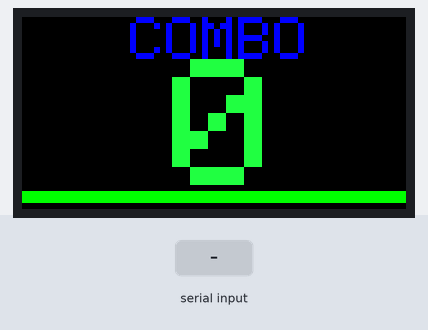
The sketch below on a simulated Arduino Uno, built with avr-gcc and run on an emulated ATmega328P. On the bench: 64×32 colour display. Inputs (shaded band) come from the test bench.

Above: at 3.2 s.
3.3 s: ";" received over Serial
At 4.5 s:
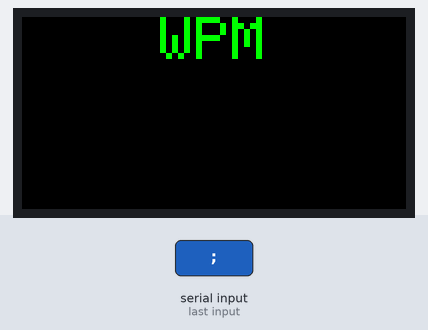
4.8 s: "e;45\n" received over Serial
At 5.9 s:
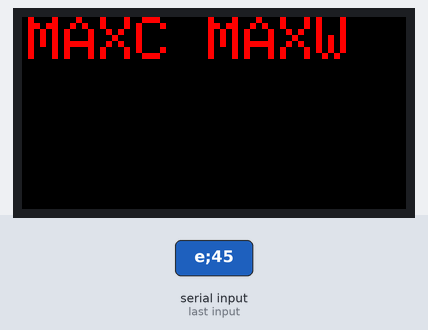
6.3 s: "90;45\n" received over Serial
At 6.9 s:
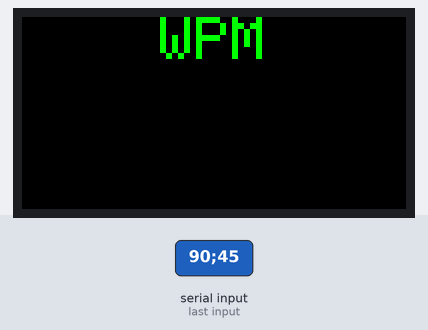
Timing chart, 0 to 9.3 s (numbered marks = the images above; inputs shaded):
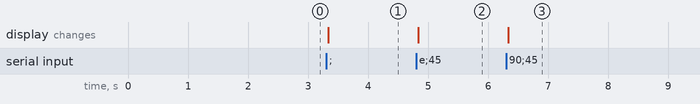

The sketch:

combodisplay.ino
```cpp
#include <RGBmatrixPanel.h>
#include <math.h>
#define CLK A4 // USE THIS ON METRO M4 (not M0)
#define OE   9
#define LAT 10
#define A   A0
#define B   A1
#define C   A2
#define D   A3

RGBmatrixPanel matrix(A, B, C, D, CLK, LAT, OE, false, 64);


char modeParam;
String displayValueParam;
String percentParam;

int parameterIndex;
boolean newData;

char* wpm = "WPM";
char* combo = "COMBO";
char* stopped = "MAXC MAXW";

void resetState() {
  newData = false;
  displayValueParam = String("");
  modeParam = 's';
  percentParam = String("");
  parameterIndex = 0;
}

void clearScreen() {
  matrix.fillScreen(matrix.Color333(0, 0, 0));
}

void drawWord(const char* wordToDraw) {
  uint8_t w = 0;
  for (w = 0; w < strlen(wordToDraw); w++) {
    matrix.print(wordToDraw[w]);
  }
}

void drawMode(const char* mode) {
  matrix.setTextSize(1);
  uint8_t w = 0;
  boolean modeIsCombo = mode[0] == 'C';
  boolean modeIsGameOver = mode[0] == 'M';
  uint8_t start;
  uint16_t color;
  if (modeIsCombo) {
    start = 18;
    color = matrix.Color333(0, 0, 7);
  } else if (modeIsGameOver) {
    start = 1;
    color = matrix.Color333(7,0,0);
  } else {
    start = 23;
    color = matrix.Color333(0,7,0);
  }
  matrix.setCursor(start, 0);
  matrix.setTextColor(color);
  drawWord(mode);
}

void drawDisplayValue(const char* displayValue) {
  int lenNumber = strlen(displayValue);
  if (lenNumber < 4) {
    matrix.setTextSize(3);
    matrix.setTextWrap(false);
    if (lenNumber == 1) {
      matrix.setCursor(25, 7);
    } else if (lenNumber == 2) {
      matrix.setCursor(18, 7);
    } else {
      matrix.setCursor(8, 7);
    }
  } else if (lenNumber < 5) {
    matrix.setTextSize(2);
    matrix.setCursor(10, 8);
  } else if (lenNumber < 6) {
    matrix.setTextSize(2);
    matrix.setCursor(3, 8);
  } else {
    matrix.setTextSize(1);
    matrix.setCursor(3, 12);
  }
  matrix.setTextColor(matrix.Color333(1, 7, 2));
  drawWord(displayValue);
}

void drawTimeRemaining(float percent) {
  uint16_t color;
  if (percent > .8) {
    color = matrix.Color333(0, 7, 0);
  } else if (percent > .5) {
    color = matrix.Color333(7, 7, 0);
  } else {
    color = matrix.Color333(7, 0, 0);
  }
  matrix.setCursor(29, 0);
  uint8_t w = 0;
  for (w = 32 - (ceil(32 * percent)); w < 32; w++) {
    matrix.drawPixel(w, 29, color);
    matrix.drawPixel(w, 30, color);
  }
  for (w = 32; w < ceil(32 * percent) + 32; w++) {
    matrix.drawPixel(w, 29, color);
    matrix.drawPixel(w, 30, color);
  }
}

void drawPage(const char* mode, const char* displayValue, float percent) {
  clearScreen();
  drawMode(mode);
  drawDisplayValue(displayValue);
  drawTimeRemaining(percent);
}

void setup() {
  matrix.begin();
  drawPage(combo, "0", 1);
  resetState();
  Serial.begin(9600);
  delay(2000);
}


void loop() {
  getData();
  execute();
}

void getData() {
  static byte index = 0;
  char recievedChar;
  while (Serial.available() > 0 && newData == false) {
    recievedChar = Serial.read();
    if (recievedChar == ';') {
      newData = true;
    } else if (recievedChar == ',') {
      parameterIndex += 1;
    } else {
      if (parameterIndex == 2) {
        displayValueParam += String(recievedChar);
      } else if (parameterIndex == 1) {
        percentParam += String(recievedChar);
      } else {
        modeParam = recievedChar;
      }
    }
  }
}

void execute() {
  if (newData) {
    const char* mode;
    if (modeParam == 'c') {
      mode = combo;
    } else if (modeParam == 'e') {
      mode = stopped;
    } else {
      mode = wpm;
    }
    drawPage(mode, displayValueParam.c_str(), percentParam.toFloat());
    resetState();
  }

}
```

Measured:
- after the input at 3.3 s, the display: changes at once (image 1)
- after the input at 4.8 s, the display: changes at once (image 2)
- after the input at 6.3 s, the display: changes at once (image 3)
